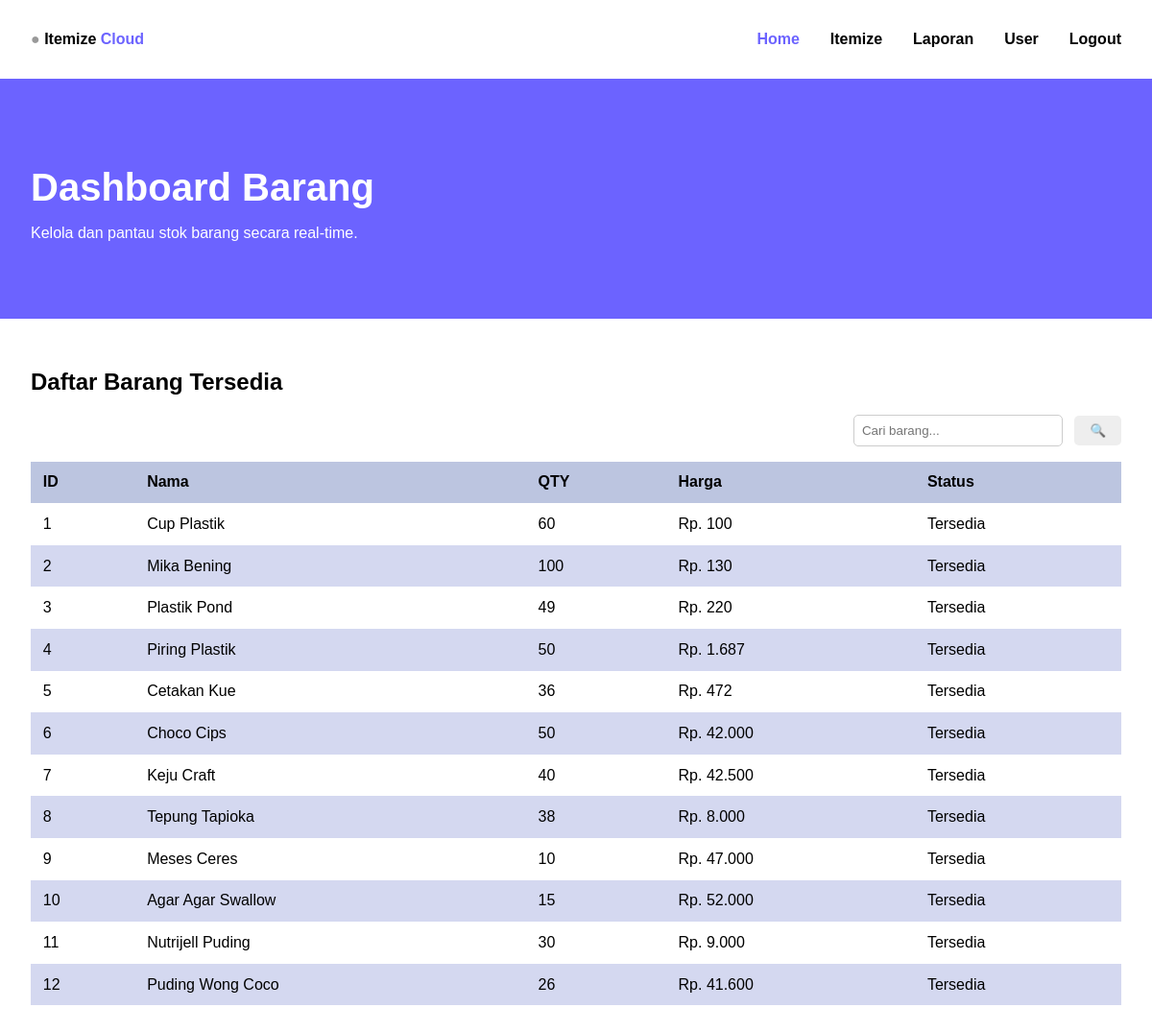
The app's page /menu/home.php (signed in) with its own data.
### tables this page shows
CREATE TABLE `tb_barang` (
  `id` int(11) NOT NULL,
  `name` varchar(100) NOT NULL,
  `qty` int(11) NOT NULL,
  `harga` int(11) NOT NULL,
  `status` varchar(50) NOT NULL
);

### menu/home.php (the view, shortened to what this page needs)
<?php
require '../function/functions.php';
$userId = $_SESSION['id'];
$result = mysqli_query($conn, "SELECT role FROM user WHERE id = $userId");
$row = mysqli_fetch_assoc($result);
$keyword = isset($_GET['search']) ? $_GET['search'] : '';
if (!empty($keyword)) {
    $sql = "SELECT * FROM tb_barang WHERE name LIKE '%" . mysqli_real_escape_string($conn, $keyword) . "%'";
} else {
    $sql = "SELECT * FROM tb_barang";
}
$result = $conn->query($sql);
?>
<!DOCTYPE html>
<html lang="id">
<head>
    <link rel="stylesheet" href="style.css">
</head>
<body>
<nav>
    <div class="logo"><span>●</span><b> Itemize <span>Cloud</span></b></div>
    <ul class="nav-links">
        <li><a href="#" class="active">Home</a></li>
        <?php if ($row['role'] == 'admin'): ?>
            <li><a href="itemize.php">Itemize</a></li>
            <li><a href="laporan.php">Laporan</a></li>
            <li><a href="user.php">User</a></li>
        <?php endif; ?>
        <li><a href="../logout.php">Logout</a></li>
    </ul>
</nav>
<header class="hero">
    <h1>Dashboard Barang</h1>
    <p>Kelola dan pantau stok barang secara real-time.</p>
</header>
<main>
    <h2>Daftar Barang Tersedia</h2>
    <div class="search-container">
        <form action="" method="get">
            <input type="text" name="search" placeholder="Cari barang..." value="<?= htmlspecialchars($keyword) ?>">
            <button type="submit">🔍</button>
        </form>
    </div>
    <table>
        <thead>
            <tr>
                <th>ID</th>
                <th>Nama</th>
                <th>QTY</th>
                <th>Harga</th>
                <th>Status</th>
            </tr>
        </thead>
        <tbody id="itemTable">
            <?php if ($result && $result->num_rows > 0): ?>
                <?php while ($row = $result->fetch_assoc()): ?>
                    <tr>
                        <td data-label="ID"><?= htmlspecialchars($row['id']) ?></td>
                        <td data-label="Nama"><?= htmlspecialchars($row['name']) ?></td>
                        <td data-label="QTY"><?= htmlspecialchars($row['qty']) ?></td>
                        <td data-label="Harga">Rp. <?= number_format((int)$row['harga'], 0, ',', '.') ?></td>
                        <td data-label="Status"><?= htmlspecialchars($row['status']) ?></td>
                    </tr>
                <?php endwhile; ?>
            <?php else: ?>
                <tr>
                    <td colspan="5">Data barang tidak ditemukan.</td>
                </tr>
            <?php endif; ?>
        </tbody>
    </table>
</main>
</body>
</html>

### menu/style.css (style rules this page uses)
body { font-family: Arial, sans-serif; margin: 0; padding: 0; background: #fff; color: #000; }
nav { background: #fff; display: flex; justify-content: space-between; padding: 1rem 2rem; align-items: center; box-shadow: 0 2px 5px rgba(0,0,0,0.1); }
.logo span { color: #999; }
.logo b span { color: #6c63ff; }
.nav-links { list-style: none; display: flex; gap: 2rem; }
.nav-links a { text-decoration: none; color: #000; font-weight: bold; transition: color 0.3s; }
.nav-links a.active { color: #6c63ff; }
.hero { background: #6c63ff; color: white; padding: 4rem 2rem; text-align: left; }
.hero h1 { font-size: 2.5rem; margin-bottom: 1rem; }
main { padding: 2rem; }
.search-container { display: flex; justify-content: flex-end; margin-bottom: 1rem; }
.search-container input { padding: 0.5rem; width: 200px; border-radius: 5px; border: 1px solid #ccc; }
.search-container button { padding: 0.5rem 1rem; margin-left: 0.5rem; cursor: pointer; border-radius: 5px; border: none; background: #eee; }
table { width: 100%; border-collapse: collapse; margin-top: 1rem; }
table thead { background-color: #bcc5e0; }
table tbody tr:nth-child(even) { background-color: #d4d8f0; }
table td, table th { padding: 0.8rem; text-align: left; }

### records on screen
tb_barang: id "1", name "Cup Plastik", qty "60", harga "100", status "Tersedia"
tb_barang: id "2", name "Mika Bening", qty "100", harga "130", status "Tersedia"
tb_barang: id "3", name "Plastik Pond", qty "49", harga "220", status "Tersedia"
tb_barang: id "4", name "Piring Plastik", qty "50", harga "1.687", status "Tersedia"
tb_barang: id "5", name "Cetakan Kue", qty "36", harga "472", status "Tersedia"
tb_barang: id "6", name "Choco Cips", qty "50", harga "42.000", status "Tersedia"
tb_barang: id "7", name "Keju Craft", qty "40", harga "42.500", status "Tersedia"
tb_barang: id "8", name "Tepung Tapioka", qty "38", harga "8.000", status "Tersedia"
tb_barang: id "9", name "Meses Ceres", qty "10", harga "47.000", status "Tersedia"
tb_barang: id "10", name "Agar Agar Swallow", qty "15", harga "52.000", status "Tersedia"
tb_barang: id "11", name "Nutrijell Puding", qty "30", harga "9.000", status "Tersedia"
tb_barang: id "12", name "Puding Wong Coco", qty "26", harga "41.600", status "Tersedia"
